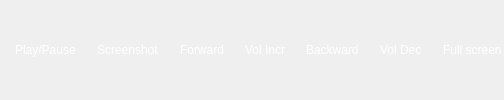
      <widget class="QWidget" name="VLC">
       <property name="sizePolicy">
        <sizepolicy hsizetype="Preferred" vsizetype="Fixed">
         <horstretch>0</horstretch>
         <verstretch>0</verstretch>
        </sizepolicy>
       </property>
       <property name="styleSheet">
        <string notr="true">QLabel {
    color: white;
}</string>
       </property>
       <layout class="QGridLayout" name="gridLayout_8">
        <property name="leftMargin">
         <number>0</number>
        </property>
        <property name="topMargin">
         <number>0</number>
        </property>
        <property name="rightMargin">
         <number>0</number>
        </property>
        <property name="bottomMargin">
         <number>0</number>
        </property>
        <property name="spacing">
         <number>0</number>
        </property>
        <item row="0" column="0" alignment="Qt::AlignHCenter">
         <widget class="QFrame" name="VLC_2">
          <property name="sizePolicy">
           <sizepolicy hsizetype="Expanding" vsizetype="Fixed">
            <horstretch>0</horstretch>
            <verstretch>0</verstretch>
           </sizepolicy>
          </property>
          <property name="styleSheet">
           <string notr="true">QFrame { border: none; }
</string>
          </property>
          <property name="frameShape">
           <enum>QFrame::StyledPanel</enum>
          </property>
          <property name="frameShadow">
           <enum>QFrame::Raised</enum>
          </property>
          <layout class="QHBoxLayout" name="horizontalLayout_49">
           <property name="spacing">
            <number>0</number>
           </property>
           <property name="leftMargin">
            <number>0</number>
           </property>
           <property name="topMargin">
            <number>0</number>
           </property>
           <property name="rightMargin">
            <number>0</number>
           </property>
           <property name="bottomMargin">
            <number>0</number>
           </property>
           <item>
            <widget class="QFrame" name="DownFrame_3">
             <property name="sizePolicy">
              <sizepolicy hsizetype="Expanding" vsizetype="Fixed">
               <horstretch>0</horstretch>
               <verstretch>0</verstretch>
              </sizepolicy>
             </property>
             <property name="frameShape">
              <enum>QFrame::StyledPanel</enum>
             </property>
             <property name="frameShadow">
              <enum>QFrame::Raised</enum>
             </property>
             <layout class="QHBoxLayout" name="horizontalLayout_24">
              <property name="spacing">
               <number>4</number>
              </property>
              <property name="leftMargin">
               <number>0</number>
              </property>
              <property name="topMargin">
               <number>0</number>
              </property>
              <property name="rightMargin">
               <number>0</number>
              </property>
              <property name="bottomMargin">
               <number>0</number>
              </property>
              <item>
               <widget class="QFrame" name="Play_2">
                <property name="sizePolicy">
                 <sizepolicy hsizetype="Fixed" vsizetype="Fixed">
                  <horstretch>0</horstretch>
                  <verstretch>0</verstretch>
                 </sizepolicy>
                </property>
                <property name="frameShape">
                 <enum>QFrame::StyledPanel</enum>
                </property>
                <property name="frameShadow">
                 <enum>QFrame::Raised</enum>
                </property>
                <layout class="QHBoxLayout" name="horizontalLayout_25">
                 <property name="spacing">
                  <number>6</number>
                 </property>
                 <property name="leftMargin">
                  <number>2</number>
                 </property>
                 <property name="topMargin">
                  <number>0</number>
                 </property>
                 <property name="rightMargin">
                  <number>2</number>
                 </property>
                 <property name="bottomMargin">
                  <number>0</number>
                 </property>
                 <item>
                  <widget class="QLabel" name="Icon_17">
                   <property name="maximumSize">
                    <size>
                     <width>25</width>
                     <height>25</height>
                    </size>
                   </property>
                   <property name="text">
                    <string/>
                   </property>
                   <property name="pixmap">
                    <pixmap resource="Tray.qrc">:/TrayIcon/SystemTray/0.png</pixmap>
                   </property>
                   <property name="scaledContents">
                    <bool>true</bool>
                   </property>
                  </widget>
                 </item>
                 <item>
                  <widget class="QLabel" name="Text_17">
                   <property name="sizePolicy">
                    <sizepolicy hsizetype="Fixed" vsizetype="Fixed">
                     <horstretch>0</horstretch>
                     <verstretch>0</verstretch>
                    </sizepolicy>
                   </property>
                   <property name="text">
                    <string>Play/Pause</string>
                   </property>
                   <property name="wordWrap">
                    <bool>true</bool>
                   </property>
                  </widget>
                 </item>
                </layout>
               </widget>
              </item>
              <item>
               <widget class="QFrame" name="Screenshpt">
                <property name="sizePolicy">
                 <sizepolicy hsizetype="Fixed" vsizetype="Fixed">
                  <horstretch>0</horstretch>
                  <verstretch>0</verstretch>
                 </sizepolicy>
                </property>
                <property name="frameShape">
                 <enum>QFrame::StyledPanel</enum>
                </property>
                <property name="frameShadow">
                 <enum>QFrame::Raised</enum>
                </property>
                <layout class="QHBoxLayout" name="horizontalLayout_26">
                 <property name="spacing">
                  <number>6</number>
                 </property>
                 <property name="leftMargin">
                  <number>2</number>
                 </property>
                 <property name="topMargin">
                  <number>0</number>
                 </property>
                 <property name="rightMargin">
                  <number>2</number>
                 </property>
                 <property name="bottomMargin">
                  <number>0</number>
                 </property>
                 <item>
                  <widget class="QLabel" name="Icon_18">
                   <property name="maximumSize">
                    <size>
                     <width>25</width>
                     <height>25</height>
                    </size>
                   </property>
                   <property name="text">
                    <string/>
                   </property>
                   <property name="pixmap">
                    <pixmap resource="Tray.qrc">:/TrayIcon/SystemTray/5.1.png</pixmap>
                   </property>
                   <property name="scaledContents">
                    <bool>true</bool>
                   </property>
                  </widget>
                 </item>
                 <item>
                  <widget class="QLabel" name="Text_18">
                   <property name="sizePolicy">
                    <sizepolicy hsizetype="Fixed" vsizetype="Fixed">
                     <horstretch>0</horstretch>
                     <verstretch>0</verstretch>
                    </sizepolicy>
                   </property>
                   <property name="text">
                    <string>Screenshot</string>
                   </property>
                   <property name="wordWrap">
                    <bool>true</bool>
                   </property>
                  </widget>
                 </item>
                </layout>
               </widget>
              </item>
              <item>
               <widget class="QFrame" name="Forward">
                <property name="sizePolicy">
                 <sizepolicy hsizetype="Fixed" vsizetype="Fixed">
                  <horstretch>0</horstretch>
                  <verstretch>0</verstretch>
                 </sizepolicy>
                </property>
                <property name="frameShape">
                 <enum>QFrame::StyledPanel</enum>
                </property>
                <property name="frameShadow">
                 <enum>QFrame::Raised</enum>
                </property>
                <layout class="QHBoxLayout" name="horizontalLayout_44">
                 <property name="spacing">
                  <number>6</number>
                 </property>
                 <property name="leftMargin">
                  <number>2</number>
                 </property>
                 <property name="topMargin">
                  <number>0</number>
                 </property>
                 <property name="rightMargin">
                  <number>2</number>
                 </property>
                 <property name="bottomMargin">
                  <number>0</number>
                 </property>
                 <item>
                  <widget class="QLabel" name="Icon_32">
                   <property name="maximumSize">
                    <size>
                     <width>30</width>
                     <height>25</height>
                    </size>
                   </property>
                   <property name="text">
                    <string/>
                   </property>
                   <property name="pixmap">
                    <pixmap resource="Tray.qrc">:/TrayIcon/SystemTray/6.png</pixmap>
                   </property>
                   <property name="scaledContents">
                    <bool>true</bool>
                   </property>
                  </widget>
                 </item>
                 <item>
                  <widget class="QLabel" name="Text_32">
                   <property name="sizePolicy">
                    <sizepolicy hsizetype="Fixed" vsizetype="Fixed">
                     <horstretch>0</horstretch>
                     <verstretch>0</verstretch>
                    </sizepolicy>
                   </property>
                   <property name="text">
                    <string>Forward</string>
                   </property>
                   <property name="wordWrap">
                    <bool>true</bool>
                   </property>
                  </widget>
                 </item>
                </layout>
               </widget>
              </item>
              <item>
               <widget class="QFrame" name="Up_3">
                <property name="sizePolicy">
                 <sizepolicy hsizetype="Fixed" vsizetype="Fixed">
                  <horstretch>0</horstretch>
                  <verstretch>0</verstretch>
                 </sizepolicy>
                </property>
                <property name="frameShape">
                 <enum>QFrame::StyledPanel</enum>
                </property>
                <property name="frameShadow">
                 <enum>QFrame::Raised</enum>
                </property>
                <layout class="QHBoxLayout" name="horizontalLayout_28">
                 <property name="spacing">
                  <number>6</number>
                 </property>
                 <property name="leftMargin">
                  <number>2</number>
                 </property>
                 <property name="topMargin">
                  <number>0</number>
                 </property>
                 <property name="rightMargin">
                  <number>2</number>
                 </property>
                 <property name="bottomMargin">
                  <number>0</number>
                 </property>
                 <item>
                  <widget class="QLabel" name="Icon_19">
                   <property name="maximumSize">
                    <size>
                     <width>25</width>
                     <height>25</height>
                    </size>
                   </property>
                   <property name="text">
                    <string/>
                   </property>
                   <property name="pixmap">
                    <pixmap resource="Tray.qrc">:/TrayIcon/SystemTray/4.png</pixmap>
                   </property>
                   <property name="scaledContents">
                    <bool>true</bool>
                   </property>
                  </widget>
                 </item>
                 <item>
                  <widget class="QLabel" name="Text_19">
                   <property name="sizePolicy">
                    <sizepolicy hsizetype="Fixed" vsizetype="Fixed">
                     <horstretch>0</horstretch>
                     <verstretch>0</verstretch>
                    </sizepolicy>
                   </property>
                   <property name="text">
                    <string>Vol Incr</string>
                   </property>
                   <property name="wordWrap">
                    <bool>true</bool>
                   </property>
                  </widget>
                 </item>
                </layout>
               </widget>
              </item>
              <item>
               <widget class="QFrame" name="Back">
                <property name="sizePolicy">
                 <sizepolicy hsizetype="Fixed" vsizetype="Fixed">
                  <horstretch>0</horstretch>
                  <verstretch>0</verstretch>
                 </sizepolicy>
                </property>
                <property name="frameShape">
                 <enum>QFrame::StyledPanel</enum>
                </property>
                <property name="frameShadow">
                 <enum>QFrame::Raised</enum>
                </property>
                <layout class="QHBoxLayout" name="horizontalLayout_29">
                 <property name="spacing">
                  <number>6</number>
                 </property>
                 <property name="sizeConstraint">
                  <enum>QLayout::SetDefaultConstraint</enum>
                 </property>
                 <property name="leftMargin">
                  <number>2</number>
                 </property>
                 <property name="topMargin">
                  <number>0</number>
                 </property>
                 <property name="rightMargin">
                  <number>2</number>
                 </property>
                 <property name="bottomMargin">
                  <number>0</number>
                 </property>
                 <item alignment="Qt::AlignHCenter|Qt::AlignVCenter">
                  <widget class="QLabel" name="Icon_20">
                   <property name="maximumSize">
                    <size>
                     <width>25</width>
                     <height>25</height>
                    </size>
                   </property>
                   <property name="text">
                    <string/>
                   </property>
                   <property name="pixmap">
                    <pixmap resource="Tray.qrc">:/TrayIcon/SystemTray/7.png</pixmap>
                   </property>
                   <property name="scaledContents">
                    <bool>true</bool>
                   </property>
                  </widget>
                 </item>
                 <item>
                  <widget class="QLabel" name="Text_20">
                   <property name="sizePolicy">
                    <sizepolicy hsizetype="Fixed" vsizetype="Fixed">
                     <horstretch>0</horstretch>
                     <verstretch>0</verstretch>
                    </sizepolicy>
                   </property>
                   <property name="text">
                    <string>Backward</string>
                   </property>
                   <property name="wordWrap">
                    <bool>true</bool>
                   </property>
                  </widget>
                 </item>
                </layout>
               </widget>
              </item>
              <item>
               <widget class="QFrame" name="VolDown">
                <property name="sizePolicy">
                 <sizepolicy hsizetype="Fixed" vsizetype="Fixed">
                  <horstretch>0</horstretch>
                  <verstretch>0</verstretch>
                 </sizepolicy>
                </property>
                <property name="frameShape">
                 <enum>QFrame::StyledPanel</enum>
                </property>
                <property name="frameShadow">
                 <enum>QFrame::Raised</enum>
                </property>
                <layout class="QHBoxLayout" name="horizontalLayout_31">
                 <property name="spacing">
                  <number>6</number>
                 </property>
                 <property name="leftMargin">
                  <number>2</number>
                 </property>
                 <property name="topMargin">
                  <number>0</number>
                 </property>
                 <property name="rightMargin">
                  <number>2</number>
                 </property>
                 <property name="bottomMargin">
                  <number>0</number>
                 </property>
                 <item>
                  <widget class="QLabel" name="Icon_22">
                   <property name="maximumSize">
                    <size>
                     <width>25</width>
                     <height>25</height>
                    </size>
                   </property>
                   <property name="text">
                    <string/>
                   </property>
                   <property name="pixmap">
                    <pixmap resource="Tray.qrc">:/TrayIcon/SystemTray/2.png</pixmap>
                   </property>
                   <property name="scaledContents">
                    <bool>true</bool>
                   </property>
                  </widget>
                 </item>
                 <item>
                  <widget class="QLabel" name="Text_22">
                   <property name="sizePolicy">
                    <sizepolicy hsizetype="Fixed" vsizetype="Fixed">
                     <horstretch>0</horstretch>
                     <verstretch>0</verstretch>
                    </sizepolicy>
                   </property>
                   <property name="text">
                    <string>Vol Dec</string>
                   </property>
                   <property name="textFormat">
                    <enum>Qt::PlainText</enum>
                   </property>
                   <property name="scaledContents">
                    <bool>false</bool>
                   </property>
                   <property name="wordWrap">
                    <bool>true</bool>
                   </property>
                  </widget>
                 </item>
                </layout>
               </widget>
              </item>
              <item>
               <widget class="QFrame" name="Fullscreen">
                <property name="sizePolicy">
                 <sizepolicy hsizetype="Fixed" vsizetype="Fixed">
                  <horstretch>0</horstretch>
                  <verstretch>0</verstretch>
                 </sizepolicy>
                </property>
                <property name="frameShape">
                 <enum>QFrame::StyledPanel</enum>
                </property>
                <property name="frameShadow">
                 <enum>QFrame::Raised</enum>
                </property>
                <layout class="QHBoxLayout" name="horizontalLayout_30">
                 <property name="spacing">
                  <number>6</number>
                 </property>
                 <property name="leftMargin">
                  <number>2</number>
                 </property>
                 <property name="topMargin">
                  <number>0</number>
                 </property>
                 <property name="rightMargin">
                  <number>2</number>
                 </property>
                 <property name="bottomMargin">
                  <number>0</number>
                 </property>
                 <item>
                  <widget class="QLabel" name="Icon_21">
                   <property name="maximumSize">
                    <size>
                     <width>25</width>
                     <height>25</height>
                    </size>
                   </property>
                   <property name="text">
                    <string/>
                   </property>
                   <property name="pixmap">
                    <pixmap resource="Tray.qrc">:/TrayIcon/SystemTray/3.png</pixmap>
                   </property>
                   <property name="scaledContents">
                    <bool>true</bool>
                   </property>
                  </widget>
                 </item>
                 <item>
                  <widget class="QLabel" name="Text_21">
                   <property name="sizePolicy">
                    <sizepolicy hsizetype="Fixed" vsizetype="Fixed">
                     <horstretch>0</horstretch>
                     <verstretch>0</verstretch>
                    </sizepolicy>
                   </property>
                   <property name="text">
                    <string>Full screen</string>
                   </property>
                   <property name="wordWrap">
                    <bool>true</bool>
                   </property>
                  </widget>
                 </item>
                </layout>
               </widget>
              </item>
             </layout>
            </widget>
           </item>
          </layout>
         </widget>
        </item>
       </layout>
      </widget>
